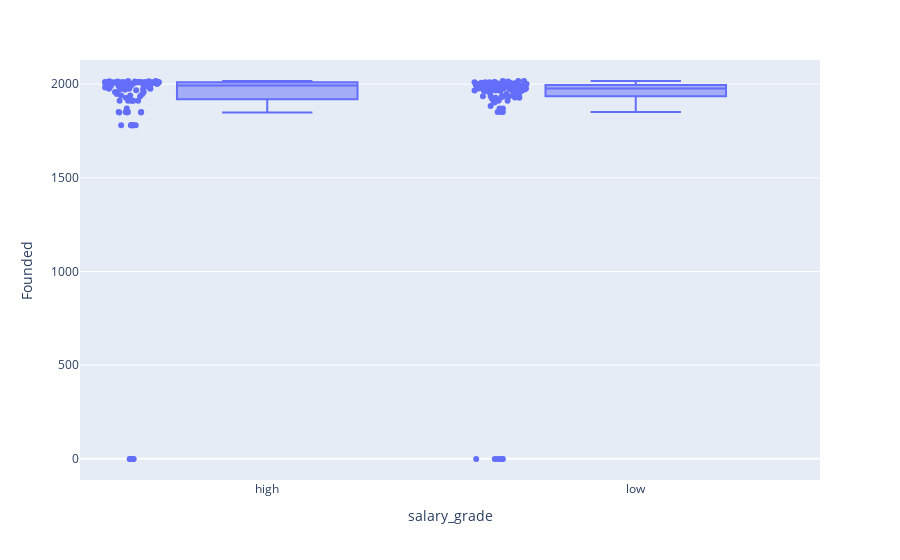

Source (notebook cell):
### Code cell
fig = px.box(high_low_salary_200, x="salary_grade", y="Founded", points="all")
fig.show()

### Figure 1 — Plotly figure (JSON) as saved in the notebook; plotly's stock layout.template omitted (floating-point values rounded to 4 significant figures; data arrays with more than 128 entries replaced by an {"elided": "..."} marker saying what was removed)
{"data": [{"alignmentgroup": "True", "boxpoints": "all", "hovertemplate": "salary_grade=%{x}<br>Founded=%{y}<extra></extra>", "legendgroup": "", "marker": {"color": "#636efa"}, "name": "", "notched": false, "offsetgroup": "", "orientation": "v", "showlegend": false, "type": "box", "x": {"elided": "200 str values"}, "x0": " ", "xaxis": "x", "y": {"elided": "200 int values"}, "y0": " ", "yaxis": "y"}], "layout": {"boxmode": "group", "legend": {"tracegroupgap": 0}, "margin": {"t": 60}, "xaxis": {"anchor": "y", "domain": [0, 1], "title": {"text": "salary_grade"}}, "yaxis": {"anchor": "x", "domain": [0, 1], "title": {"text": "Founded"}}}}
